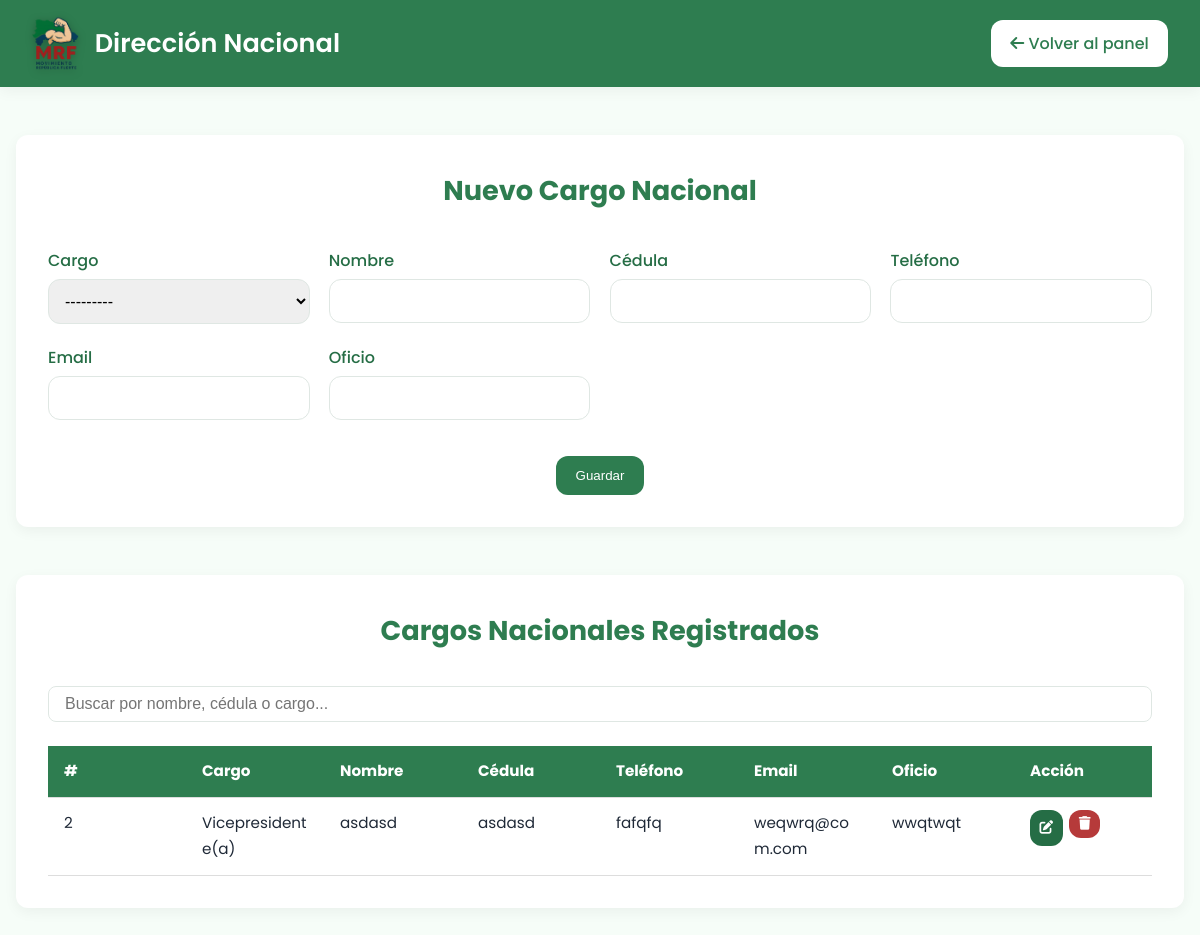
The page /direccion-nacional/ (signed in) on the database as committed earlier.
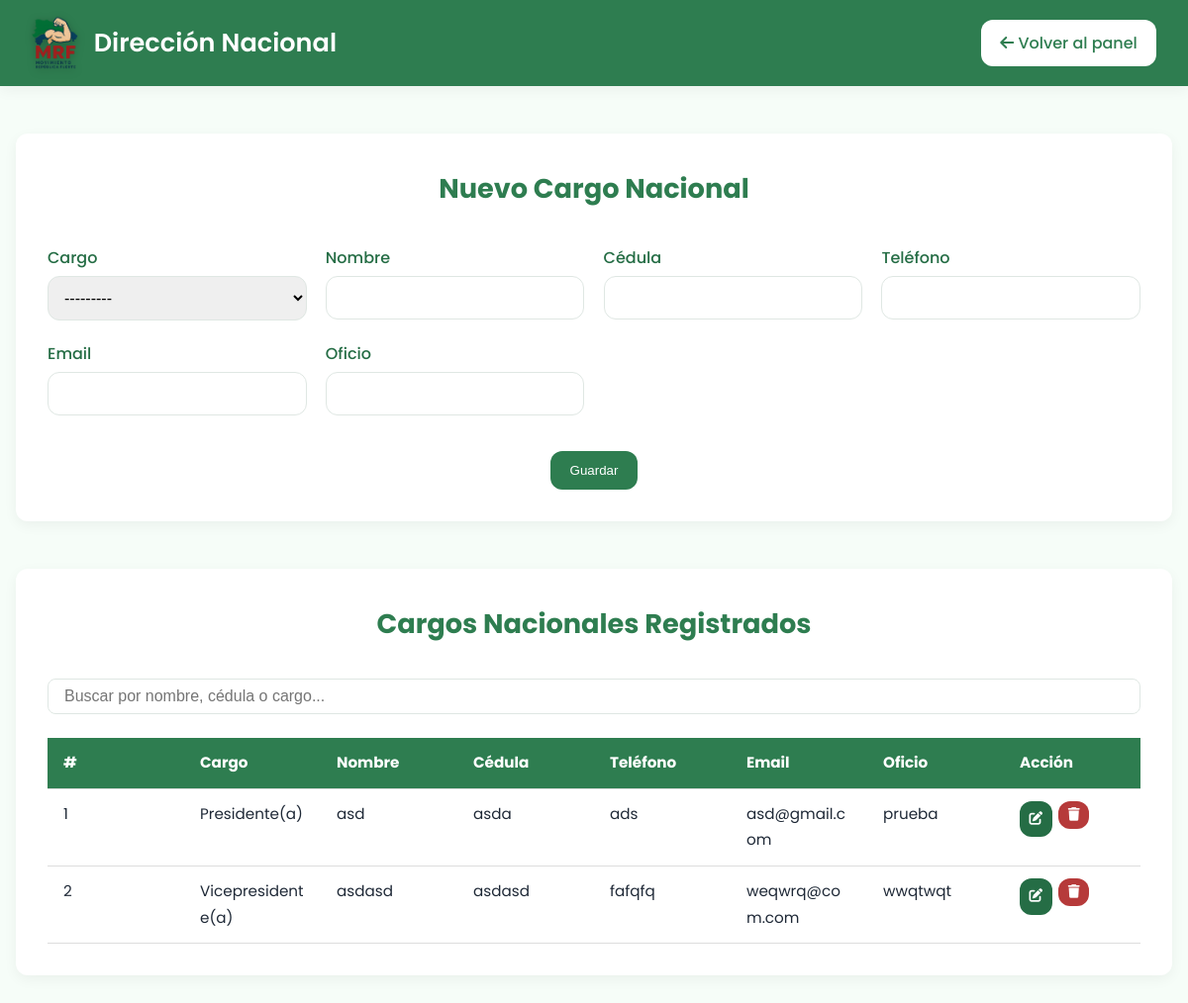
The same page on the database as committed later.
### registro/models.py (models this page shows, shortened)
class CargoNacional(models.Model):
    CARGOS_CHOICES = [
        (1, 'Presidente(a)'),
        (2, 'Vicepresidente(a)'),
        (3, 'Secretario(a) de Finanzas'),
        (4, 'Coordinador(a) Operativo(a)'),
        (5, 'Coordinador(a) Nacional de la Juventud'),
        (6, 'Coordinador(a) Nacional de Cultos y Organizaciones sin fines de Lucro'),
        (7, 'Coordinadora Nacional de La Mujer'),
        (8, 'Coordinador(a) Regional Santo Domingo y Distrito Nacional'),
        (9, 'Coordinador(a) Regional Región Norte'),
        (10, 'Coordinador(a) Regional Región Sur'),
        (11, 'Coordinador(a) Regional Región Este'),
    ]
    orden = models.PositiveSmallIntegerField(choices=CARGOS_CHOICES, unique=True)
    nombre = models.CharField(max_length=100)
    cedula = models.CharField(max_length=20)
    telefono = models.CharField(max_length=20)
    email = models.EmailField()
    oficio = models.CharField(max_length=100)
    creado_por = models.ForeignKey(User, on_delete=models.CASCADE, null=True, blank=True)

### registro/views.py (the view)
# urls.py: path('direccion-nacional/', views.formulario_direccion_nacional, name='formulario_direccion_nacional'),
@login_required
def formulario_direccion_nacional(request):
    editar_id = request.GET.get('editar_id') or request.POST.get('editar_id')
    cargo_a_editar = None
    if request.method == 'POST':
        if editar_id and editar_id.isdigit():
            cargo_a_editar = get_object_or_404(CargoNacional, id=int(editar_id))
            form = CargoNacionalForm(request.POST, instance=cargo_a_editar)
        else:
            form = CargoNacionalForm(request.POST)
        if form.is_valid():
            cargo = form.save(commit=False)
            cargo.creado_por = request.user
            cargo.save()
            return redirect('formulario_direccion_nacional')
    else:
        if editar_id and editar_id.isdigit():
            cargo_a_editar = get_object_or_404(CargoNacional, id=int(editar_id))
            form = CargoNacionalForm(instance=cargo_a_editar)
        else:
            form = CargoNacionalForm()
    registros = CargoNacional.objects.order_by('orden')
    return render(request, 'formulario_direccion_nacional.html', {
        'form': form,
        'registros': registros,
        'editar_id': editar_id
    })

### registro/forms.py
class CargoNacionalForm(forms.ModelForm):
    class Meta:
        model = CargoNacional
        fields = ['orden', 'nombre', 'cedula', 'telefono', 'email', 'oficio']
        widgets = {
            'orden': forms.Select(attrs={'class': 'form-control'}),
            'nombre': forms.TextInput(attrs={'class': 'form-control'}),
            'cedula': forms.TextInput(attrs={'class': 'form-control'}),
            'telefono': forms.TextInput(attrs={'class': 'form-control'}),
            'email': forms.EmailInput(attrs={'class': 'form-control'}),
            'oficio': forms.TextInput(attrs={'class': 'form-control'}),
        }

### templates/formulario_direccion_nacional.html (shortened to what this page needs)
{% load static %}
<!DOCTYPE html>
<html lang="es">
<head>
  <link href="https://cdnjs.cloudflare.com/ajax/libs/font-awesome/6.4.0/css/all.min.css" rel="stylesheet">
  <link rel="stylesheet" href="{% static 'css/style.css' %}">
</head>
<body>
  <header class="header-prov">
    <div class="header-prov__left">
      <img src="{% static 'img/Logo-mrf.png' %}" alt="Logo Movimiento República Fuerte" class="header-prov__logo">
      <h1 class="header-prov__titulo">Dirección Nacional</h1>
    </div>
    <div class="header-prov__right">
      <a href="{% url 'panel_admin' %}" class="btn btn--light">
        <i class="fas fa-arrow-left"></i> Volver al panel
      </a>
    </div>
  </header>
  <main class="formulario-prov-container">
    <div class="formulario-box">
      <h2 class="form-title">{% if editar_id %}Editar Cargo Nacional{% else %}Nuevo Cargo Nacional{% endif %}</h2>
      <form method="post" class="formulario-modern">
        <div class="form-row"><label>Cargo</label>{{ form.orden }}</div>
        <div class="form-row"><label>Nombre</label>{{ form.nombre }}</div>
        <div class="form-row"><label>Cédula</label>{{ form.cedula }}</div>
        <div class="form-row"><label>Teléfono</label>{{ form.telefono }}</div>
        <div class="form-row"><label>Email</label>{{ form.email }}</div>
        <div class="form-row"><label>Oficio</label>{{ form.oficio }}</div>
        <div class="form-actions">
          <button type="submit" class="btn" style="background: var(--verde-mapa);">Guardar</button>
        </div>
      </form>
    </div>
    <div class="tabla-box">
      <h3 class="form-title">Cargos Nacionales Registrados</h3>
      <input type="text" id="searchInput" placeholder="Buscar por nombre, cédula o cargo..." onkeyup="filtrarTabla()">
      <table class="tabla-registros" id="tablaRegistros">
        <thead>
          <tr>
            <th>#</th>
            <th>Cargo</th>
            <th>Nombre</th>
            <th>Cédula</th>
            <th>Teléfono</th>
            <th>Email</th>
            <th>Oficio</th>
            <th>Acción</th>
          </tr>
        </thead>
        <tbody>
          {% for reg in registros %}
            <tr>
              <td>{{ reg.orden }}</td>
              <td>{{ reg.get_orden_display }}</td>
              <td>{{ reg.nombre }}</td>
              <td>{{ reg.cedula }}</td>
              <td>{{ reg.telefono }}</td>
              <td>{{ reg.email }}</td>
              <td>{{ reg.oficio }}</td>
              <td>
                {% if request.user.is_superuser %}
                  <div style="display: flex; gap: 0.4rem;">
                    <a href="?editar_id={{ reg.id }}" class="btn btn--small btn-editar">
                      <i class="fas fa-edit"></i>
                    </a>
                    <form method="post" action="{% url 'eliminar_cargo_nacional' reg.id %}" onsubmit="return confirm('¿Estás seguro de que deseas eliminar este cargo?');">
                      <button type="submit" class="btn btn--small btn-eliminar">
                        <i class="fas fa-trash"></i>
                      </button>
                    </form>
                  </div>
                {% endif %}
              </td>
            </tr>
          {% empty %}
            <tr><td colspan="8" style="text-align:center;">No hay cargos nacionales registrados aún.</td></tr>
          {% endfor %}
        </tbody>
      </table>
    </div>
  </main>
</body>
</html>

Rows that differ between the two databases and show on the page:
added CargoNacional: orden "1", orden "Presidente(a)", nombre "asd", cedula "asda", telefono "ads", email "asd@gmail.com", oficio "prueba"
